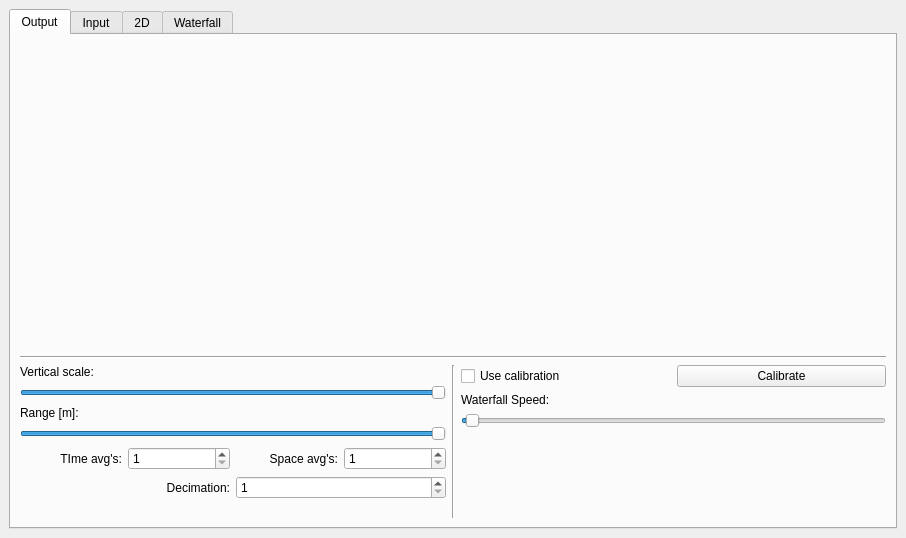
<?xml version="1.0" encoding="UTF-8"?>
<ui version="4.0">
 <class>MainWindow</class>
 <widget class="QMainWindow" name="MainWindow">
  <property name="geometry">
   <rect>
    <x>0</x>
    <y>0</y>
    <width>906</width>
    <height>538</height>
   </rect>
  </property>
  <property name="windowTitle">
   <string>MainWindow</string>
  </property>
  <widget class="QWidget" name="centralwidget">
   <layout class="QVBoxLayout" name="verticalLayout_5">
    <item>
     <widget class="QTabWidget" name="tabWidget">
      <property name="currentIndex">
       <number>0</number>
      </property>
      <widget class="QWidget" name="tab">
       <attribute name="title">
        <string>Output</string>
       </attribute>
       <layout class="QVBoxLayout" name="verticalLayout" stretch="2,0,1">
        <item>
         <layout class="QHBoxLayout" name="horizontalLayout_2">
          <item>
           <widget class="Plot2DWidget" name="small2DPlot" native="true"/>
          </item>
          <item>
           <widget class="WaterfallWidget" name="smallWaterfallPlot" native="true"/>
          </item>
         </layout>
        </item>
        <item>
         <widget class="Line" name="line_2">
          <property name="orientation">
           <enum>Qt::Horizontal</enum>
          </property>
         </widget>
        </item>
        <item>
         <layout class="QHBoxLayout" name="horizontalLayout" stretch="1,0,1">
          <item>
           <layout class="QVBoxLayout" name="verticalLayout_2">
            <item>
             <widget class="QLabel" name="label_5">
              <property name="text">
               <string>Vertical scale:</string>
              </property>
             </widget>
            </item>
            <item>
             <widget class="QSlider" name="verticalScaleSlider">
              <property name="minimum">
               <number>1</number>
              </property>
              <property name="maximum">
               <number>100</number>
              </property>
              <property name="value">
               <number>100</number>
              </property>
              <property name="orientation">
               <enum>Qt::Horizontal</enum>
              </property>
             </widget>
            </item>
            <item>
             <widget class="QLabel" name="label">
              <property name="text">
               <string>Range [m]:</string>
              </property>
             </widget>
            </item>
            <item>
             <widget class="QSlider" name="rangeSlider">
              <property name="minimum">
               <number>1</number>
              </property>
              <property name="maximum">
               <number>100</number>
              </property>
              <property name="singleStep">
               <number>1</number>
              </property>
              <property name="value">
               <number>100</number>
              </property>
              <property name="orientation">
               <enum>Qt::Horizontal</enum>
              </property>
             </widget>
            </item>
            <item>
             <layout class="QHBoxLayout" name="horizontalLayout_6">
              <item>
               <widget class="QLabel" name="label_2">
                <property name="text">
                 <string>TIme avg's:</string>
                </property>
                <property name="alignment">
                 <set>Qt::AlignRight|Qt::AlignTrailing|Qt::AlignVCenter</set>
                </property>
               </widget>
              </item>
              <item>
               <widget class="QSpinBox" name="timeAverageBox">
                <property name="minimum">
                 <number>1</number>
                </property>
               </widget>
              </item>
              <item>
               <widget class="QLabel" name="label_3">
                <property name="text">
                 <string>Space avg's:</string>
                </property>
                <property name="alignment">
                 <set>Qt::AlignRight|Qt::AlignTrailing|Qt::AlignVCenter</set>
                </property>
               </widget>
              </item>
              <item>
               <widget class="QSpinBox" name="spaceAverageBox">
                <property name="minimum">
                 <number>1</number>
                </property>
               </widget>
              </item>
             </layout>
            </item>
            <item>
             <layout class="QHBoxLayout" name="horizontalLayout_7">
              <item>
               <widget class="QLabel" name="label_4">
                <property name="text">
                 <string>Decimation:</string>
                </property>
                <property name="alignment">
                 <set>Qt::AlignRight|Qt::AlignTrailing|Qt::AlignVCenter</set>
                </property>
               </widget>
              </item>
              <item>
               <widget class="QSpinBox" name="decimationBox">
                <property name="minimum">
                 <number>1</number>
                </property>
               </widget>
              </item>
             </layout>
            </item>
            <item>
             <spacer name="verticalSpacer">
              <property name="orientation">
               <enum>Qt::Vertical</enum>
              </property>
              <property name="sizeHint" stdset="0">
               <size>
                <width>20</width>
                <height>40</height>
               </size>
              </property>
             </spacer>
            </item>
           </layout>
          </item>
          <item>
           <widget class="Line" name="line">
            <property name="orientation">
             <enum>Qt::Vertical</enum>
            </property>
           </widget>
          </item>
          <item>
           <layout class="QVBoxLayout" name="verticalLayout_3">
            <item>
             <layout class="QHBoxLayout" name="horizontalLayout_8">
              <item>
               <widget class="QCheckBox" name="calibrationCheckbox">
                <property name="text">
                 <string>Use calibration</string>
                </property>
               </widget>
              </item>
              <item>
               <widget class="QPushButton" name="calibrateButton">
                <property name="text">
                 <string>Calibrate</string>
                </property>
               </widget>
              </item>
             </layout>
            </item>
            <item>
             <widget class="QLabel" name="label_7">
              <property name="text">
               <string>Waterfall Speed:</string>
              </property>
             </widget>
            </item>
            <item>
             <widget class="QSlider" name="waterfallSpeedSlider">
              <property name="maximum">
               <number>2000</number>
              </property>
              <property name="value">
               <number>20</number>
              </property>
              <property name="orientation">
               <enum>Qt::Horizontal</enum>
              </property>
             </widget>
            </item>
            <item>
             <spacer name="verticalSpacer_2">
              <property name="orientation">
               <enum>Qt::Vertical</enum>
              </property>
              <property name="sizeHint" stdset="0">
               <size>
                <width>20</width>
                <height>40</height>
               </size>
              </property>
             </spacer>
            </item>
           </layout>
          </item>
         </layout>
        </item>
       </layout>
      </widget>
      <widget class="QWidget" name="tab_2">
       <attribute name="title">
        <string>Input</string>
       </attribute>
       <layout class="QVBoxLayout" name="verticalLayout_4" stretch="0,0">
        <item>
         <widget class="Plot2DWidget" name="input2DPlot" native="true"/>
        </item>
        <item>
         <layout class="QHBoxLayout" name="horizontalLayout_5" stretch="10,10,5,5">
          <item>
           <layout class="QHBoxLayout" name="horizontalLayout_4">
            <item>
             <widget class="QLineEdit" name="ipLineEdit">
              <property name="text">
               <string>127.0.0.1</string>
              </property>
             </widget>
            </item>
            <item>
             <widget class="QPushButton" name="connecButton">
              <property name="text">
               <string>Connect</string>
              </property>
             </widget>
            </item>
           </layout>
          </item>
          <item>
           <layout class="QHBoxLayout" name="horizontalLayout_9">
            <item>
             <widget class="QLabel" name="label_8">
              <property name="text">
               <string>Window function:</string>
              </property>
              <property name="alignment">
               <set>Qt::AlignRight|Qt::AlignTrailing|Qt::AlignVCenter</set>
              </property>
             </widget>
            </item>
            <item>
             <widget class="QComboBox" name="windowFunctionCombobox">
              <property name="editable">
               <bool>false</bool>
              </property>
              <property name="currentText">
               <string>Rectangular</string>
              </property>
              <property name="currentIndex">
               <number>0</number>
              </property>
              <item>
               <property name="text">
                <string>Rectangular</string>
               </property>
              </item>
              <item>
               <property name="text">
                <string>Hamming</string>
               </property>
              </item>
              <item>
               <property name="text">
                <string>Blackmann</string>
               </property>
              </item>
              <item>
               <property name="text">
                <string>Hanning</string>
               </property>
              </item>
             </widget>
            </item>
           </layout>
          </item>
          <item>
           <layout class="QHBoxLayout" name="horizontalLayout_3">
            <item>
             <widget class="QLabel" name="label_9">
              <property name="text">
               <string>Frequency [Hz]:</string>
              </property>
              <property name="alignment">
               <set>Qt::AlignRight|Qt::AlignTrailing|Qt::AlignVCenter</set>
              </property>
             </widget>
            </item>
            <item>
             <widget class="QSpinBox" name="frequencyBox">
              <property name="minimum">
               <number>1</number>
              </property>
              <property name="maximum">
               <number>100000</number>
              </property>
              <property name="singleStep">
               <number>100</number>
              </property>
              <property name="stepType">
               <enum>QAbstractSpinBox::DefaultStepType</enum>
              </property>
              <property name="value">
               <number>1000</number>
              </property>
             </widget>
            </item>
           </layout>
          </item>
          <item>
           <layout class="QHBoxLayout" name="horizontalLayout_10">
            <item>
             <widget class="QLabel" name="label_10">
              <property name="text">
               <string>Span [MHz]:</string>
              </property>
             </widget>
            </item>
            <item>
             <widget class="QSpinBox" name="spanBox">
              <property name="minimum">
               <number>1</number>
              </property>
              <property name="maximum">
               <number>1000</number>
              </property>
              <property name="singleStep">
               <number>10</number>
              </property>
              <property name="value">
               <number>500</number>
              </property>
             </widget>
            </item>
           </layout>
          </item>
         </layout>
        </item>
       </layout>
      </widget>
      <widget class="Plot2DWidget" name="big2Dplot">
       <attribute name="title">
        <string>2D</string>
       </attribute>
      </widget>
      <widget class="WaterfallWidget" name="bigWaterfallPlot">
       <attribute name="title">
        <string>Waterfall</string>
       </attribute>
      </widget>
     </widget>
    </item>
   </layout>
  </widget>
 </widget>
 <customwidgets>
  <customwidget>
   <class>Plot2DWidget</class>
   <extends>QWidget</extends>
   <header location="global">plot2dwidget.h</header>
   <container>1</container>
  </customwidget>
  <customwidget>
   <class>WaterfallWidget</class>
   <extends>QWidget</extends>
   <header location="global">waterfallwidget.h</header>
   <container>1</container>
  </customwidget>
 </customwidgets>
 <resources/>
 <connections/>
</ui>
